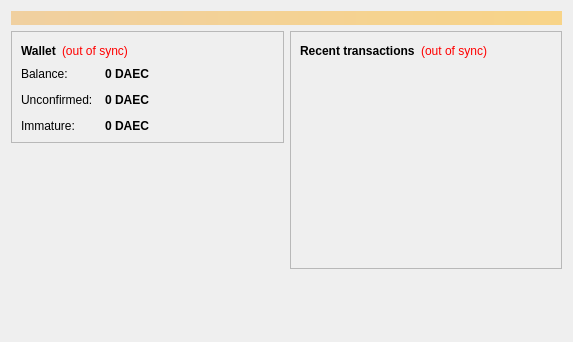
<?xml version="1.0" encoding="UTF-8"?>
<ui version="4.0">
 <class>OverviewPage</class>
 <widget class="QWidget" name="OverviewPage">
  <property name="geometry">
   <rect>
    <x>0</x>
    <y>0</y>
    <width>573</width>
    <height>342</height>
   </rect>
  </property>
  <property name="windowTitle">
   <string>Form</string>
  </property>
  <layout class="QVBoxLayout" name="topLayout">
   <item>
    <widget class="QLabel" name="labelAlerts">
     <property name="visible">
      <bool>false</bool>
     </property>
     <property name="styleSheet">
      <string notr="true">background-color: qlineargradient(x1: 0, y1: 0, x2: 1, y2: 0, stop:0 #F0D0A0, stop:1 #F8D488); color:#000000;</string>
     </property>
     <property name="wordWrap">
      <bool>true</bool>
     </property>
     <property name="margin">
      <number>3</number>
     </property>
    </widget>
   </item>
   <item>
    <layout class="QHBoxLayout" name="horizontalLayout" stretch="1,1">
     <item>
      <layout class="QVBoxLayout" name="verticalLayout_2">
       <item>
        <widget class="QFrame" name="frame">
         <property name="frameShape">
          <enum>QFrame::StyledPanel</enum>
         </property>
         <property name="frameShadow">
          <enum>QFrame::Raised</enum>
         </property>
         <layout class="QVBoxLayout" name="verticalLayout_4">
          <item>
           <layout class="QHBoxLayout" name="horizontalLayout_4">
            <item>
             <widget class="QLabel" name="label_5">
              <property name="font">
               <font>
                <weight>75</weight>
                <bold>true</bold>
               </font>
              </property>
              <property name="text">
               <string>Wallet</string>
              </property>
             </widget>
            </item>
            <item>
             <widget class="QLabel" name="labelWalletStatus">
              <property name="toolTip">
               <string>The displayed information may be out of date. Your wallet automatically synchronizes with the Daecoin network after a connection is established, but this process has not completed yet.</string>
              </property>
              <property name="styleSheet">
               <string notr="true">QLabel { color: red; }</string>
              </property>
              <property name="text">
               <string notr="true">(out of sync)</string>
              </property>
              <property name="alignment">
               <set>Qt::AlignLeading|Qt::AlignLeft|Qt::AlignVCenter</set>
              </property>
             </widget>
            </item>
            <item>
             <spacer name="horizontalSpacer_2">
              <property name="orientation">
               <enum>Qt::Horizontal</enum>
              </property>
              <property name="sizeHint" stdset="0">
               <size>
                <width>40</width>
                <height>20</height>
               </size>
              </property>
             </spacer>
            </item>
           </layout>
          </item>
          <item>
           <layout class="QFormLayout" name="formLayout_2">
            <property name="fieldGrowthPolicy">
             <enum>QFormLayout::AllNonFixedFieldsGrow</enum>
            </property>
            <property name="horizontalSpacing">
             <number>12</number>
            </property>
            <property name="verticalSpacing">
             <number>12</number>
            </property>
            <item row="0" column="0">
             <widget class="QLabel" name="label">
              <property name="text">
               <string>Balance:</string>
              </property>
             </widget>
            </item>
            <item row="0" column="1">
             <widget class="QLabel" name="labelBalance">
              <property name="font">
               <font>
                <weight>75</weight>
                <bold>true</bold>
               </font>
              </property>
              <property name="cursor">
               <cursorShape>IBeamCursor</cursorShape>
              </property>
              <property name="toolTip">
               <string>Your current balance</string>
              </property>
              <property name="text">
               <string notr="true">0 DAEC</string>
              </property>
              <property name="textInteractionFlags">
               <set>Qt::LinksAccessibleByMouse|Qt::TextSelectableByKeyboard|Qt::TextSelectableByMouse</set>
              </property>
             </widget>
            </item>
            <item row="1" column="0">
             <widget class="QLabel" name="label_3">
              <property name="text">
               <string>Unconfirmed:</string>
              </property>
             </widget>
            </item>
            <item row="1" column="1">
             <widget class="QLabel" name="labelUnconfirmed">
              <property name="font">
               <font>
                <weight>75</weight>
                <bold>true</bold>
               </font>
              </property>
              <property name="cursor">
               <cursorShape>IBeamCursor</cursorShape>
              </property>
              <property name="toolTip">
               <string>Total of transactions that have yet to be confirmed, and do not yet count toward the current balance</string>
              </property>
              <property name="text">
               <string notr="true">0 DAEC</string>
              </property>
              <property name="textInteractionFlags">
               <set>Qt::LinksAccessibleByMouse|Qt::TextSelectableByKeyboard|Qt::TextSelectableByMouse</set>
              </property>
             </widget>
            </item>
            <item row="2" column="0">
             <widget class="QLabel" name="labelImmatureText">
              <property name="text">
               <string>Immature:</string>
              </property>
             </widget>
            </item>
            <item row="2" column="1">
             <widget class="QLabel" name="labelImmature">
              <property name="font">
               <font>
                <weight>75</weight>
                <bold>true</bold>
               </font>
              </property>
              <property name="toolTip">
               <string>Mined balance that has not yet matured</string>
              </property>
              <property name="text">
               <string notr="true">0 DAEC</string>
              </property>
              <property name="textInteractionFlags">
               <set>Qt::LinksAccessibleByMouse|Qt::TextSelectableByKeyboard|Qt::TextSelectableByMouse</set>
              </property>
             </widget>
            </item>
           </layout>
          </item>
         </layout>
        </widget>
       </item>
       <item>
        <spacer name="verticalSpacer">
         <property name="orientation">
          <enum>Qt::Vertical</enum>
         </property>
         <property name="sizeHint" stdset="0">
          <size>
           <width>20</width>
           <height>40</height>
          </size>
         </property>
        </spacer>
       </item>
      </layout>
     </item>
     <item>
      <layout class="QVBoxLayout" name="verticalLayout_3">
       <item>
        <widget class="QFrame" name="frame_2">
         <property name="frameShape">
          <enum>QFrame::StyledPanel</enum>
         </property>
         <property name="frameShadow">
          <enum>QFrame::Raised</enum>
         </property>
         <layout class="QVBoxLayout" name="verticalLayout">
          <item>
           <layout class="QHBoxLayout" name="horizontalLayout_2">
            <item>
             <widget class="QLabel" name="label_4">
              <property name="text">
               <string>&lt;b&gt;Recent transactions&lt;/b&gt;</string>
              </property>
             </widget>
            </item>
            <item>
             <widget class="QLabel" name="labelTransactionsStatus">
              <property name="toolTip">
               <string>The displayed information may be out of date. Your wallet automatically synchronizes with the Daecoin network after a connection is established, but this process has not completed yet.</string>
              </property>
              <property name="styleSheet">
               <string notr="true">QLabel { color: red; }</string>
              </property>
              <property name="text">
               <string notr="true">(out of sync)</string>
              </property>
              <property name="alignment">
               <set>Qt::AlignRight|Qt::AlignTrailing|Qt::AlignVCenter</set>
              </property>
             </widget>
            </item>
            <item>
             <spacer name="horizontalSpacer">
              <property name="orientation">
               <enum>Qt::Horizontal</enum>
              </property>
              <property name="sizeHint" stdset="0">
               <size>
                <width>40</width>
                <height>20</height>
               </size>
              </property>
             </spacer>
            </item>
           </layout>
          </item>
          <item>
           <widget class="QListView" name="listTransactions">
            <property name="styleSheet">
             <string notr="true">QListView { background: transparent; }</string>
            </property>
            <property name="frameShape">
             <enum>QFrame::NoFrame</enum>
            </property>
            <property name="verticalScrollBarPolicy">
             <enum>Qt::ScrollBarAlwaysOff</enum>
            </property>
            <property name="horizontalScrollBarPolicy">
             <enum>Qt::ScrollBarAlwaysOff</enum>
            </property>
            <property name="selectionMode">
             <enum>QAbstractItemView::NoSelection</enum>
            </property>
           </widget>
          </item>
         </layout>
        </widget>
       </item>
       <item>
        <spacer name="verticalSpacer_2">
         <property name="orientation">
          <enum>Qt::Vertical</enum>
         </property>
         <property name="sizeHint" stdset="0">
          <size>
           <width>20</width>
           <height>40</height>
          </size>
         </property>
        </spacer>
       </item>
      </layout>
     </item>
    </layout>
   </item>
  </layout>
 </widget>
 <resources/>
 <connections/>
</ui>
